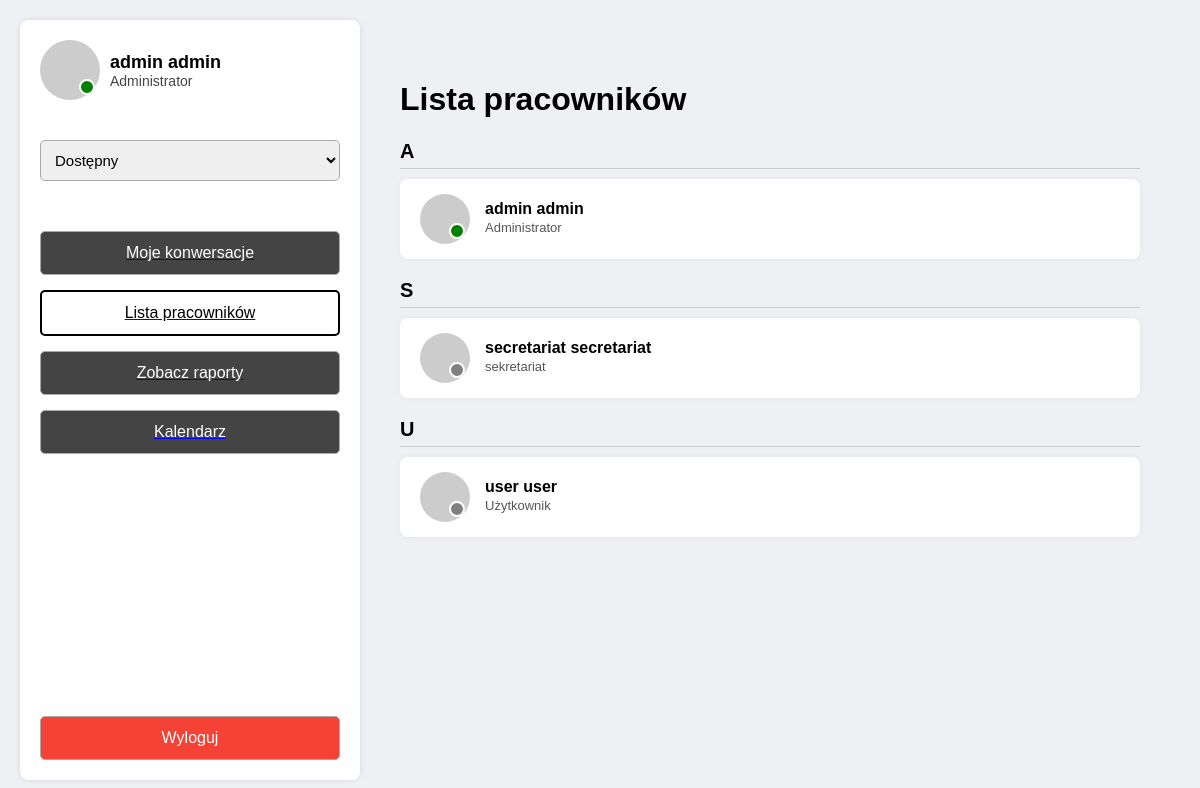
The app's page /secretariat/list/ (signed in) with its own data.
### users/models.py (models this page shows, shortened)
class User(AbstractUser):
    ROLE_CHOICES = [
        ('administrator', 'Administrator'),
        ('secretariat', 'Sekretariat'),
        ('user', 'Użytkownik'),
    ]
    STATUS_CHOICES = [
        ('available', 'Dostępny'),
        ('busy', 'Zajęty'),
        ('offline', 'Niedostępny'),
    ]
    rola = models.CharField(max_length=20, choices=ROLE_CHOICES, default='user')
    status = models.CharField(max_length=20, choices=STATUS_CHOICES, default='available')

### users/views.py (the view)
# urls.py: path('secretariat/list/', secretariat_list, name='secretariat_list'),
@login_required
def secretariat_list(request):
    users = User.objects.all().order_by('last_name')
    return render(request, 'secretariat/secretariat_list.html', {'users': users})

### users/templates/secretariat/secretariat_list.html (shortened to what this page needs)
<!DOCTYPE html>
<html lang="pl">
<head>
</head>
<body>
  <div class="container">
    <div class="sidebar">
      <div class="top-section">
        <div class="profile">
          <div class="profile-pic">
            <div class="status-dot {% if request.user.status == 'available' %}green{% elif request.user.status == 'busy' %}orange{% else %}gray{% endif %}"></div>
          </div>
          <div class="user-info">
            <h2>{{ request.user.get_full_name }}</h2>
            <div class="role">{{ request.user.get_rola_display }}</div>
          </div>
        </div>
        <form method="post" action="{% url 'change_status' %}">
          <select name="status" onchange="this.form.submit()" style="width: 100%; padding: 10px; font-size: 15px; border-radius: 5px; border: 1px solid #aaa;">
            <option value="available" {% if request.user.status == 'available' %}selected{% endif %}>Dostępny</option>
          </select>
        </form>
        <div class="buttons">
          <a href="{% url 'messages' %}"><button>Moje konwersacje</button></a>
          <a href="/secretariat/list/"><button class="active">Lista pracowników</button></a>
          <a href="/secretariat/raport/"><button>Zobacz raporty</button></a>
          <a href="{% url 'calendar' %}"><button>Kalendarz</button></a>
        </div>
      </div>
      <form method="post" action="{% url 'logout' %}">
        <button class="logout-btn">Wyloguj</button>
      </form>
    </div>
    <div class="employee-area">
      <h1>Lista pracowników</h1>
      {% regroup users by last_name.0|upper as user_list %}
      {% if user_list %}
        {% for group in user_list %}
          <div class="letter-heading">{{ group.grouper }}</div>
          {% for user in group.list %}
            <div class="employee-card">
              <div class="profile-pic">
                <div class="status-dot
                  {% if user.status == 'available' %}green
                  {% elif user.status == 'busy' %}orange
                  {% else %}gray
                  {% endif %}"
                  data-username="{{ user.username }}">
                </div>
              </div>
              <div class="employee-info">
                <b>{{ user.get_full_name }}</b>
                <p>
                <span style="font-size: 13px;">{{ user.get_rola_display }}</span><br>
                </p>
              </div>
            </div>
          {% endfor %}
        {% endfor %}
      {% else %}
        <p>Brak użytkowników do wyświetlenia.</p>
      {% endif %}
    </div>
  </div>
</body>
</html>

### users/templates/secretariat/secretariat_list.html (style rules this page uses)
body { margin: 0; font-family: Arial, sans-serif; background-color: #eef0f3; }
.container { display: flex; height: 100vh; padding: 20px; box-sizing: border-box; }
.sidebar { width: 300px; background-color: white; padding: 20px; border-radius: 8px; box-shadow: 0 0 5px rgba(0, 0, 0, 0.1); display: flex; flex-direction: column; justify-content: space-between; }
.top-section { display: flex; flex-direction: column; gap: 30px; }
.profile { display: flex; align-items: center; gap: 10px; }
.profile-pic { width: 60px; height: 60px; background-color: #ccc; border-radius: 50%; position: relative; }
.status-dot { position: absolute; bottom: 5px; right: 5px; width: 12px; height: 12px; background-color: green; border-radius: 50%; border: 2px solid white; }
.user-info h2 { margin: 0; font-size: 18px; }
.role { font-size: 14px; color: #444; }
.buttons { display: flex; flex-direction: column; gap: 15px; margin-top: 20px; }
.buttons button, .logout-btn { width: 100%; padding: 12px 20px; font-size: 16px; border: 1px solid #aaa; border-radius: 5px; cursor: pointer; box-sizing: border-box; text-align: center; display: block; color: #ffffff; background-color: #444; }
.buttons button.active { background-color: #fff; color: #000; cursor: default; border: 2px solid #000; }
.logout-btn { background-color: #f44336; color: white; margin-top: 30px; }
.employee-area { flex: 1; padding: 40px; overflow-y: auto; }
.letter-heading { font-size: 20px; font-weight: bold; margin: 20px 0 10px; border-bottom: 1px solid #ccc; padding-bottom: 5px; }
.employee-card { background-color: white; border-radius: 8px; box-shadow: 0 0 6px rgba(0, 0, 0, 0.05); padding: 15px 20px; display: flex; align-items: center; gap: 15px; margin-bottom: 10px; }
.employee-card .profile-pic { width: 50px; height: 50px; background-color: #ccc; border-radius: 50%; position: relative; }
.employee-info b { font-size: 16px; }
.employee-info p { font-size: 13px; margin: 2px 0; color: #555; }
select { width: 100%; margin-top: 10px; padding: 8px; font-size: 14px; border-radius: 5px; border: 1px solid #aaa; }
.status-dot.green { background-color: green; }
.status-dot.gray { background-color: gray; }

### records on screen
User: user.get_full_name "admin admin", user.rola "Administrator", status "Dostępny", get_full_name "admin admin", rola "Administrator"
User: get_full_name "secretariat secretariat", rola "sekretariat"
User: get_full_name "user user", rola "Użytkownik"

### other values on screen
{{ group.grouper }} "A" "S" "U"
